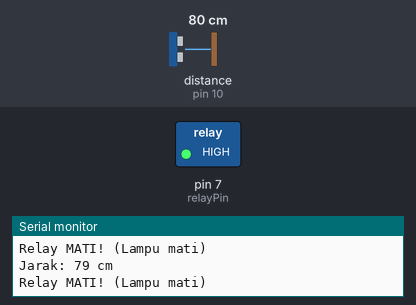
A sketch run on a simulated Arduino Uno, built with avr-gcc and run on an emulated ATmega328P. Shown: switched loads named in the sketch (green lamp = pin HIGH), the last lines printed to the serial monitor. Wiring (inferred from the names in the program): ultrasonic range finder: trigger pin 9; echo pin 10. The test bench sets the inputs (shaded band); at power-on: distance to the obstacle (sensor on pin 10) 80 cm. The echo pulse lasts 58.3 µs per cm; pins used as bus, display or sensor lines are not drawn.

Above: at 2.2 s.
2.3 s: distance to the obstacle (sensor on pin 10) set to 12 cm
3.8 s: distance to the obstacle (sensor on pin 10) set to 9 cm
At 4.6 s:
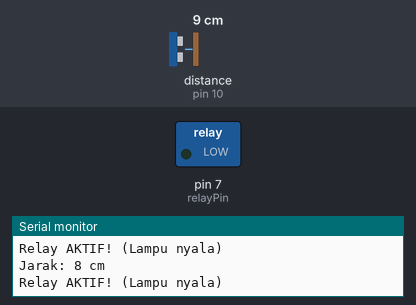
5.5 s: distance to the obstacle (sensor on pin 10) set to 18 cm
At 5.9 s:
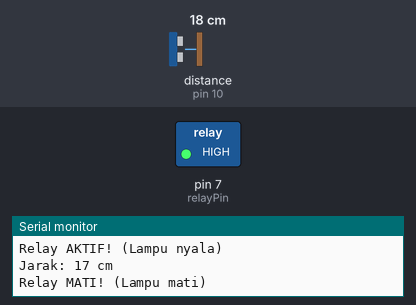
7.0 s: distance to the obstacle (sensor on pin 10) set to 2 cm
At 8.4 s:
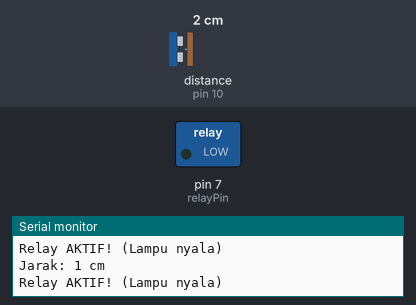
Timing chart, 0 to 9.5 s (numbered marks = the images above; inputs shaded):
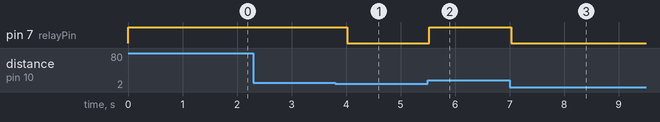

Measured:
- the behaviour switches between 11 and 10 cm on distance to the obstacle (sensor on pin 10) (found by bisection; images 0 and 1)
- after the input at 3.8 s, pin 7 (relayPin): HIGH → LOW after 0.22 s
- after the input at 5.5 s, pin 7 (relayPin): LOW → HIGH at once
- after the input at 7.0 s, pin 7 (relayPin): HIGH → LOW at once

The sketch:

Rellay-Ultrasonic-_Lamp.ino
```cpp
#define trigPin 9
#define echoPin 10
#define relayPin 7

void setup() {
    pinMode(trigPin, OUTPUT);
    pinMode(echoPin, INPUT);
    pinMode(relayPin, OUTPUT);
    Serial.begin(9600);

    // 🔹 Reset relay ke kondisi awal (lampu mati)
    digitalWrite(relayPin, HIGH);
    delay(1000); // Tunggu 1 detik sebelum mulai loop
}

void loop() {
    long duration;
    int distance;

    digitalWrite(trigPin, LOW);
    delayMicroseconds(2);
    digitalWrite(trigPin, HIGH);
    delayMicroseconds(10);
    digitalWrite(trigPin, LOW);

    duration = pulseIn(echoPin, HIGH);
    distance = duration * 0.034 / 2;

    Serial.print("Jarak: ");
    Serial.print(distance);
    Serial.println(" cm");

    if (distance > 0 && distance < 10) {
        digitalWrite(relayPin, LOW); // 🔹 Relay aktif (lampu menyala)
        Serial.println("Relay AKTIF! (Lampu nyala)");
    } else {
        digitalWrite(relayPin, HIGH); // 🔹 Relay mati (lampu mati)
        Serial.println("Relay MATI! (Lampu mati)");
    }

    delay(500);
}
```
